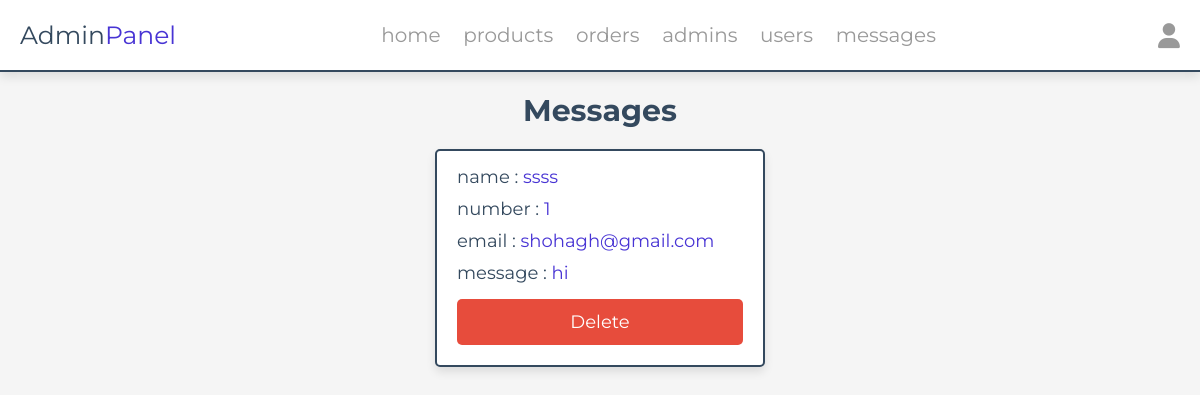
/admin/messages.php (signed in), run on the app's committed database.
### tables this page shows
CREATE TABLE `messages` (
  `id` int(100) NOT NULL,
  `user_id` int(100) NOT NULL,
  `name` varchar(100) NOT NULL,
  `email` varchar(100) NOT NULL,
  `number` varchar(12) NOT NULL,
  `message` varchar(500) NOT NULL
);

### admin/messages.php (the view, shortened to what this page needs)
<?php
include '../components/connect.php';
?>
<!DOCTYPE html>
<html lang="en">
<head>
   <link rel="stylesheet" href="https://cdnjs.cloudflare.com/ajax/libs/font-awesome/6.1.1/css/all.min.css">
   <link rel="stylesheet" href="../css/admin_style.css">
</head>
<body>
<?php include '../components/admin_header.php' ?>
<section class="messages">
   <h1 class="heading">messages</h1>
   <div class="box-container">
   <?php
      $select_messages = $conn->prepare("SELECT * FROM `messages`");
      $select_messages->execute();
      if($select_messages->rowCount() > 0){
         while($fetch_messages = $select_messages->fetch(PDO::FETCH_ASSOC)){
   ?>
   <div class="box">
      <p> name : <span><?= $fetch_messages['name']; ?></span> </p>
      <p> number : <span><?= $fetch_messages['number']; ?></span> </p>
      <p> email : <span><?= $fetch_messages['email']; ?></span> </p>
      <p> message : <span><?= $fetch_messages['message']; ?></span> </p>
      <a href="messages.php?delete=<?= $fetch_messages['id']; ?>" class="delete-btn" onclick="return confirm('delete this message?');">delete</a>
   </div>
   <?php
         }
      }else{
         echo '<p class="empty">you have no messages</p>';
      }
   ?>
   </div>
</section>
</body>
</html>

### css/admin_style.css (style rules this page uses)
:root { --main-color:#4834d4; --red:#e74c3c; --orange:#f39c12; --black:#34495e; --white:#fff; --light-bg:#f5f5f5; --light-color:#999; --border:.2rem solid var(--black); --box-shadow:0 .5rem 1rem rgba(0,0,0,.1); }
* { font-family: 'Montserrat', sans-serif; margin:0; padding:0; box-sizing: border-box; text-decoration: none; outline: none; border:none; }
html { font-size: 62.5%; overflow-x: hidden; }
body { background-color: var(--light-bg); }
section { max-width: 1200px; margin:0 auto; padding:2rem; }
.btn, .delete-btn, .option-btn { display: block; margin-top: 1rem; border-radius: .5rem; cursor: pointer; width: 100%; font-size: 1.8rem; color:var(--white); padding:1.2rem 3rem; text-transform: capitalize; text-align: center; }
.delete-btn { background-color: var(--red); }
.heading { text-align: center; margin-bottom: 2rem; text-transform: capitalize; color:var(--black); font-size: 3rem; }
.messages .box-container { display: grid; grid-template-columns: repeat(auto-fit, 33rem); gap:1.5rem; justify-content: center; align-items: flex-start; }
.messages .box-container .box { background-color: var(--white); border-radius: .5rem; box-shadow: var(--box-shadow); border:var(--border); padding:2rem; padding-top: 1rem; }
.messages .box-container .box p { padding: .5rem 0; font-size: 1.8rem; color:var(--black); }
.messages .box-container .box p span { color:var(--main-color); }

### data on the page
messages: name "ssss", number "1", email "shohagh@gmail.com", message "hi"
